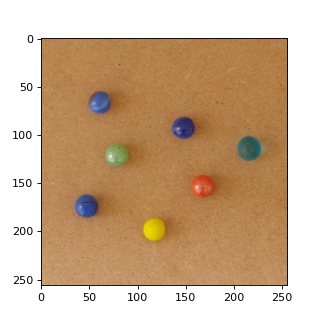
#> input picture billes.png, 320 x 320 px
$ python contouring.py
#> lines starting #> are read from the running program, lines starting #| are printed output that depends on the picture
#> further down, test is the input picture: shape (320, 320, 4) float32; mean R, G, B, A 0.807, 0.696, 0.582, 1
import numpy as np
import matplotlib.pyplot as plt
import cv2

def carre_englobant(points):
    x_min = np.min(points[:, 0])
    x_max = np.max(points[:, 0])
    y_min = np.min(points[:, 1])
    y_max = np.max(points[:, 1])

    width = x_max - x_min
    height = y_max - y_min
    side = max(width, height)

    x_corner = x_min - (side - width) / 2
    y_corner = y_min - (side - height) / 2

    return x_corner, y_corner, side

def vertical(I):
    m = I.shape[1]
    J = np.zeros_like(I)
    J[:,0], J[:,-1] = I[:,0], I[:,-1]
    for j in range(1,m):
        J[:,j] = np.abs(I[:,j] - I[:, j-1])
    return J

def horizontal(I):
    n = I.shape[0]
#> n = 320
    J = np.zeros_like(I)
    J[0,:], J[-1,:] = I[0,:], I[-1,:]
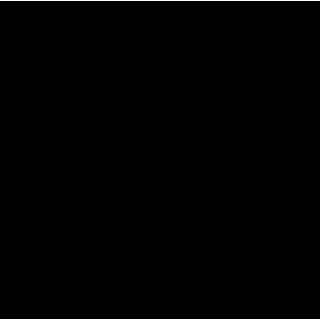
#> J: shape (320, 320) float32; values 0 (black) and 1 (white), 0.62% white in thin lines or dots
    for j in range(1,n):
        J[j,:] = np.abs(I[j,:] - I[j-1, :])
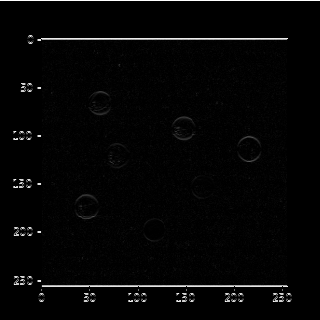
#> J: shape (320, 320) float32; min 0, max 1, mean 0.0231
    return J

def contournaif(I):
    return np.sqrt((horizontal(I))**2 + (vertical(I))**2)
#> in vertical, `J[:,0], J[:,-1] = I[:,0], I[:,-1]`:
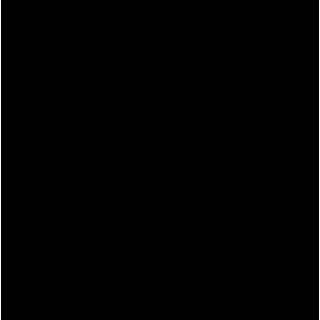
#> J: shape (320, 320) float32; values 0 (black) and 1 (white), 0.62% white in thin lines or dots
#> after the loop in vertical, `for j in range(1,m):`:
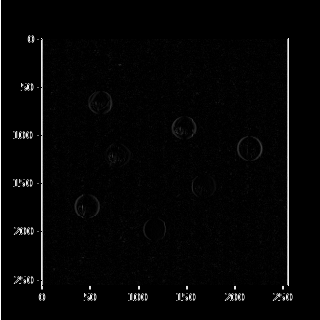
#> J: shape (320, 320) float32; min 0, max 1, mean 0.0239
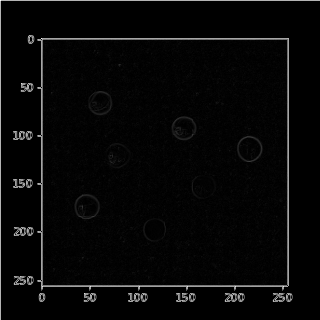
#> returned value: shape (320, 320) float32; min 0, max 1.41, mean 0.0423; drawn with min black and max white


def load_image_as_matrix(path):
    image = plt.imread(path)
    if image.ndim == 3:
        image = np.mean(image, axis=2)

    return image

def medianfilter(img, k):
    w,h,c = img.shape
    size = k//2

    #processus de remplissage
    _img = np.zeros(shape = (w+2*size, h+2*size, c), dtype = np.float64)
    _img[size:size+w,size:size+h] = img.copy().astype(np.float64)
    dst = _img.copy()

    #filtrage
    for x in range(w):
        for y in range(h):
            for z in range(c):
                dst[x+size, y+size, z] = np.median(_img[x:x+k,y:y+k,z])
    dst = dst[size:size+w,size:size+h].astype(np.uint8)
    return dst


# Exemple de points aléatoires
points = np.array([
    [2, 3],
    [5, 10],
    [8, 6],
    [4, 1]
])

# Calcul du carré englobant
x, y, s = carre_englobant(points)
test = plt.imread('billes.png')


# Tracé
a = plt.imshow(contournaif(test[:,:,0]))
# [6 lines of commented-out code are left out]
plt.legend()
#plt.axis('equal')
plt.grid(True)
plt.show()

#fonction for warching new files added
def watch_new_file(file_path, callback):
    import time
    import os

    last_modified = os.listdir.getmtime(file_path)

    while True:
        time.sleep(1)  # Check every second
        current_modified = os.path.getmtime(file_path)
        if current_modified != last_modified:
            last_modified = current_modified
            callback(file_path)


#create file

$ run again, with pixeled_one.png copied over billes.png
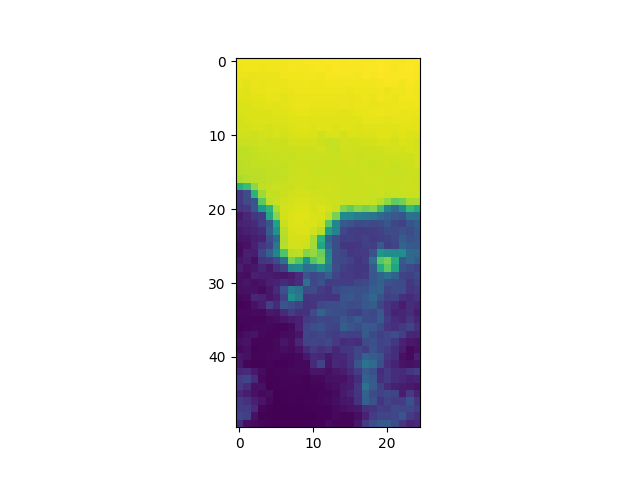
#> input picture pixeled_one.png, 640 x 480 px
#> test is the input picture: shape (480, 640, 4) float32; mean R, G, B, A 0.887, 0.886, 0.845, 1
#> after the loop in horizontal, `for j in range(1,n):`:
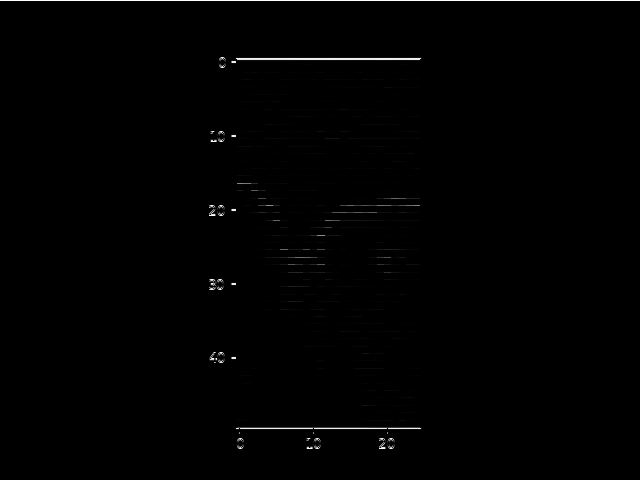
#> J: shape (480, 640) float32; min 0, max 1, mean 0.00595
#> m = 640
#> in contournaif, `return np.sqrt((horizontal(I))**2 + (vertical(I))**2)`:
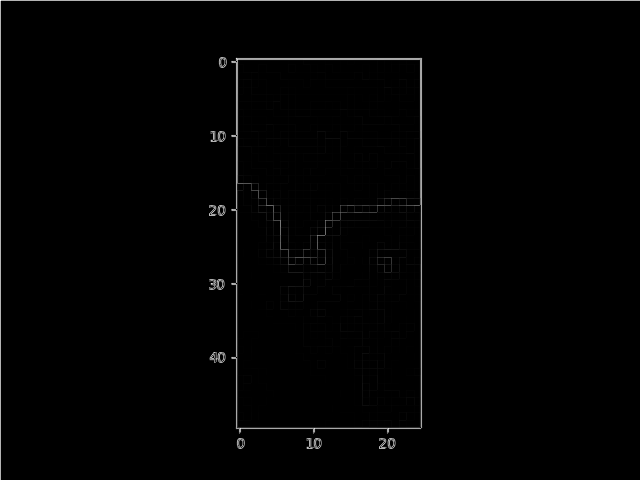
#> returned value: shape (480, 640) float32; min 0, max 1.41, mean 0.0127; drawn with min black and max white
